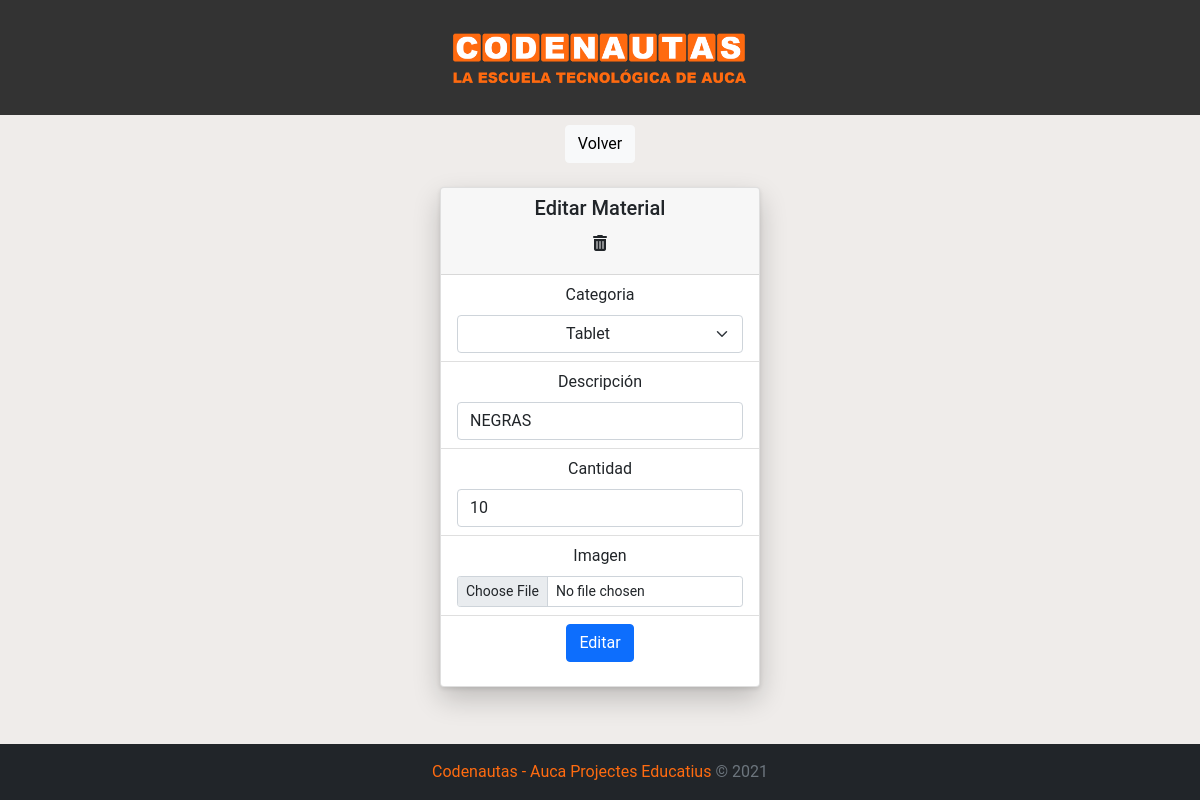
The app's page /editarMaterial.php?id=25 with its own data.
### tables this page shows
CREATE TABLE `material` (
  `id` int(11) NOT NULL,
  `descripcion` varchar(200) NOT NULL,
  `cantidad` int(11) NOT NULL,
  `categoria` varchar(200) NOT NULL,
  `imagen` varchar(300) NOT NULL
);

### editarMaterial.php (the view, shortened to what this page needs)
<?php
    require 'database.php';
    $id = $_GET["id"];
    $select = "SELECT * FROM material WHERE id = '$id'";
    $query = $conn->query($select);
    $count = $query->rowCount();
    if ($count != 0)
    {
        foreach ($query as $row)
        {
            $descripcion =  $row['descripcion'];
            $cantidad = $row['cantidad'];
            $categoria = $row['categoria'];
        }
    }
?>
<html>
    <head>
        <link href="https://cdn.jsdelivr.net/npm/bootstrap@5.0.2/dist/css/bootstrap.min.css" rel="stylesheet">
        <link rel="stylesheet" type="text/css" href="assets/css/estilo.css">
        <link rel="stylesheet" type="text/css" href="assets/css/avatar.css">
    </head>
    <body style=" background-color: #efecea; background-size: cover;">
        <?php require('vista/header.php'); ?>
        <div>
            <button type="button" class="btn btn-light" onclick="volver(event)">Volver</button>
        </div>
        <br>
        <div class="container">
            <div class="row row-cols-1 row-cols-sm-1 row-cols-md-1 g-3">
                <div class="col">
                    <div class="card" id="input-card" style="width: 20rem; display: block; margin: 0 auto;">
                        <form enctype="multipart/form-data" id="subidaImagen" method="post">
                            <div class="card-header">
                                <h5>Editar Material<h5>
                                <button type="button" class="btn" data-bs-toggle="modal" data-bs-target="#staticBackdrop"><i class="fa-solid fa-trash-can"></i></button>
                            </div>
                            <ul class="list-group list-group-flush">
                                <li class="list-group-item">
                                    <label class="form-label">Categoria</label>
                                    <select class="form-select" style="text-align: center;" id="categoria">
                                        <?php
                                            switch($categoria)
                                            {
                                                case "tablet":
                                                    echo "<option value='tablet' selected>Tablet</option>";
                                                    break;
                                            }
                                        ?>
                                    </select>
                                </li>
                                <li class="list-group-item">
                                    <label class="form-label">Descripción</label>
                                    <input type="text" id="descripcion" class="form-control" value="<?php echo $descripcion?>"/>
                                </li>
                                <li class="list-group-item">
                                    <label class="form-label">Cantidad</label>
                                    <input type="number" class="form-control" id="cantidad" value="<?php echo $cantidad?>"/>
                                </li>
                                <li class="list-group-item">
                                    <label class="form-label">Imagen</label>
                                    <input class="form-control form-control-sm" type="file" id="imagen">
                                </li>
                                <li class="list-group-item">
                                    <button type="button" class="btn btn-primary" id="btn">Editar</button>
                                </li>
                            </ul>
                        </form>
                    </div>
                </div>
            </div>
        </div>
        <br>
        <?php require('vista/footer.php'); ?>
    </body>
</html>

### assets/css/estilo.css (style rules this page uses)
body { margin: 0; padding: 0; font-family: 'Roboto', sans-serif; text-align: center; }
#input-card { box-shadow: rgb(0 0 0 / 20%) 0px 12px 28px 0px, rgb(0 0 0 / 10%) 0px 2px 4px 0px, rgb(255 255 255 / 5%) 0px 0px 0px 1px inset; }

### records on screen
material: categoria "Tablet", descripcion "NEGRAS", cantidad "10"
